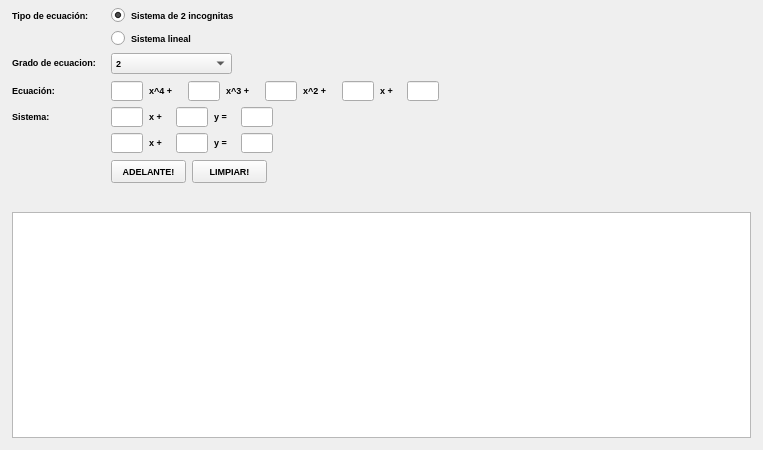
<?xml version="1.0" encoding="UTF-8"?>
<ui version="4.0">
 <class>Form1</class>
 <widget class="QWidget" name="Form1">
  <property name="windowModality">
   <enum>Qt::NonModal</enum>
  </property>
  <property name="geometry">
   <rect>
    <x>0</x>
    <y>0</y>
    <width>763</width>
    <height>450</height>
   </rect>
  </property>
  <property name="sizePolicy">
   <sizepolicy hsizetype="Fixed" vsizetype="Fixed">
    <horstretch>0</horstretch>
    <verstretch>0</verstretch>
   </sizepolicy>
  </property>
  <property name="font">
   <font>
    <pointsize>7</pointsize>
    <weight>75</weight>
    <bold>true</bold>
   </font>
  </property>
  <property name="contextMenuPolicy">
   <enum>Qt::DefaultContextMenu</enum>
  </property>
  <property name="acceptDrops">
   <bool>false</bool>
  </property>
  <property name="windowTitle">
   <string>Solucionador de Ecuaciones</string>
  </property>
  <widget class="QRadioButton" name="radio1">
   <property name="geometry">
    <rect>
     <x>111</x>
     <y>7</y>
     <width>137</width>
     <height>17</height>
    </rect>
   </property>
   <property name="sizePolicy">
    <sizepolicy hsizetype="Fixed" vsizetype="Fixed">
     <horstretch>0</horstretch>
     <verstretch>0</verstretch>
    </sizepolicy>
   </property>
   <property name="text">
    <string>Sistema de 2 incognitas</string>
   </property>
   <property name="checked">
    <bool>true</bool>
   </property>
  </widget>
  <widget class="QRadioButton" name="radio2">
   <property name="geometry">
    <rect>
     <x>111</x>
     <y>30</y>
     <width>89</width>
     <height>17</height>
    </rect>
   </property>
   <property name="sizePolicy">
    <sizepolicy hsizetype="Fixed" vsizetype="Fixed">
     <horstretch>0</horstretch>
     <verstretch>0</verstretch>
    </sizepolicy>
   </property>
   <property name="text">
    <string>Sistema lineal</string>
   </property>
  </widget>
  <widget class="QLabel" name="etiqueta1">
   <property name="geometry">
    <rect>
     <x>12</x>
     <y>9</y>
     <width>93</width>
     <height>13</height>
    </rect>
   </property>
   <property name="text">
    <string>Tipo de ecuación:</string>
   </property>
  </widget>
  <widget class="QLabel" name="etiqueta2">
   <property name="geometry">
    <rect>
     <x>12</x>
     <y>56</y>
     <width>101</width>
     <height>13</height>
    </rect>
   </property>
   <property name="text">
    <string>Grado de ecuacion:</string>
   </property>
  </widget>
  <widget class="QComboBox" name="comboBox">
   <property name="geometry">
    <rect>
     <x>111</x>
     <y>53</y>
     <width>121</width>
     <height>21</height>
    </rect>
   </property>
   <item>
    <property name="text">
     <string>2</string>
    </property>
   </item>
   <item>
    <property name="text">
     <string>3</string>
    </property>
   </item>
   <item>
    <property name="text">
     <string>4</string>
    </property>
   </item>
  </widget>
  <widget class="QLabel" name="etiqueta3">
   <property name="geometry">
    <rect>
     <x>149</x>
     <y>84</y>
     <width>33</width>
     <height>13</height>
    </rect>
   </property>
   <property name="text">
    <string>x^4 +</string>
   </property>
  </widget>
  <widget class="QLineEdit" name="cuarto">
   <property name="geometry">
    <rect>
     <x>111</x>
     <y>81</y>
     <width>32</width>
     <height>20</height>
    </rect>
   </property>
  </widget>
  <widget class="QLineEdit" name="tercero">
   <property name="geometry">
    <rect>
     <x>188</x>
     <y>81</y>
     <width>32</width>
     <height>20</height>
    </rect>
   </property>
  </widget>
  <widget class="QLineEdit" name="segundo">
   <property name="geometry">
    <rect>
     <x>265</x>
     <y>81</y>
     <width>32</width>
     <height>20</height>
    </rect>
   </property>
  </widget>
  <widget class="QLineEdit" name="primero">
   <property name="geometry">
    <rect>
     <x>342</x>
     <y>81</y>
     <width>32</width>
     <height>20</height>
    </rect>
   </property>
  </widget>
  <widget class="QLineEdit" name="ultimo">
   <property name="geometry">
    <rect>
     <x>407</x>
     <y>81</y>
     <width>32</width>
     <height>20</height>
    </rect>
   </property>
  </widget>
  <widget class="QLabel" name="etiqueta4">
   <property name="geometry">
    <rect>
     <x>226</x>
     <y>84</y>
     <width>33</width>
     <height>13</height>
    </rect>
   </property>
   <property name="text">
    <string>x^3 +</string>
   </property>
  </widget>
  <widget class="QLabel" name="etiqueta5">
   <property name="geometry">
    <rect>
     <x>303</x>
     <y>84</y>
     <width>33</width>
     <height>13</height>
    </rect>
   </property>
   <property name="text">
    <string>x^2 +</string>
   </property>
  </widget>
  <widget class="QLabel" name="etiqueta6">
   <property name="geometry">
    <rect>
     <x>380</x>
     <y>84</y>
     <width>33</width>
     <height>13</height>
    </rect>
   </property>
   <property name="text">
    <string>x +</string>
   </property>
  </widget>
  <widget class="QLabel" name="etiqueta7">
   <property name="geometry">
    <rect>
     <x>12</x>
     <y>84</y>
     <width>55</width>
     <height>13</height>
    </rect>
   </property>
   <property name="text">
    <string>Ecuación:</string>
   </property>
  </widget>
  <widget class="QLabel" name="etiqueta8">
   <property name="geometry">
    <rect>
     <x>12</x>
     <y>110</y>
     <width>47</width>
     <height>13</height>
    </rect>
   </property>
   <property name="text">
    <string>Sistema:</string>
   </property>
  </widget>
  <widget class="QLineEdit" name="x1">
   <property name="geometry">
    <rect>
     <x>111</x>
     <y>107</y>
     <width>32</width>
     <height>20</height>
    </rect>
   </property>
  </widget>
  <widget class="QLineEdit" name="y1">
   <property name="geometry">
    <rect>
     <x>176</x>
     <y>107</y>
     <width>32</width>
     <height>20</height>
    </rect>
   </property>
  </widget>
  <widget class="QLineEdit" name="c1">
   <property name="geometry">
    <rect>
     <x>241</x>
     <y>107</y>
     <width>32</width>
     <height>20</height>
    </rect>
   </property>
  </widget>
  <widget class="QLineEdit" name="x2">
   <property name="geometry">
    <rect>
     <x>111</x>
     <y>133</y>
     <width>32</width>
     <height>20</height>
    </rect>
   </property>
  </widget>
  <widget class="QLineEdit" name="y2">
   <property name="geometry">
    <rect>
     <x>176</x>
     <y>133</y>
     <width>32</width>
     <height>20</height>
    </rect>
   </property>
  </widget>
  <widget class="QLineEdit" name="c2">
   <property name="geometry">
    <rect>
     <x>241</x>
     <y>133</y>
     <width>32</width>
     <height>20</height>
    </rect>
   </property>
  </widget>
  <widget class="QLabel" name="etiqueta9">
   <property name="geometry">
    <rect>
     <x>149</x>
     <y>110</y>
     <width>33</width>
     <height>13</height>
    </rect>
   </property>
   <property name="text">
    <string>x +</string>
   </property>
  </widget>
  <widget class="QLabel" name="etiqueta10">
   <property name="geometry">
    <rect>
     <x>214</x>
     <y>110</y>
     <width>33</width>
     <height>13</height>
    </rect>
   </property>
   <property name="text">
    <string>y =</string>
   </property>
  </widget>
  <widget class="QLabel" name="etiqueta11">
   <property name="geometry">
    <rect>
     <x>149</x>
     <y>136</y>
     <width>33</width>
     <height>13</height>
    </rect>
   </property>
   <property name="text">
    <string>x +</string>
   </property>
  </widget>
  <widget class="QLabel" name="etiqueta12">
   <property name="geometry">
    <rect>
     <x>214</x>
     <y>136</y>
     <width>33</width>
     <height>13</height>
    </rect>
   </property>
   <property name="text">
    <string>y =</string>
   </property>
  </widget>
  <widget class="QPushButton" name="button1">
   <property name="geometry">
    <rect>
     <x>111</x>
     <y>160</y>
     <width>75</width>
     <height>23</height>
    </rect>
   </property>
   <property name="text">
    <string>ADELANTE!</string>
   </property>
  </widget>
  <widget class="QPushButton" name="button2">
   <property name="geometry">
    <rect>
     <x>192</x>
     <y>160</y>
     <width>75</width>
     <height>23</height>
    </rect>
   </property>
   <property name="text">
    <string>LIMPIAR!</string>
   </property>
  </widget>
  <widget class="QPlainTextEdit" name="consola">
   <property name="geometry">
    <rect>
     <x>12</x>
     <y>212</y>
     <width>739</width>
     <height>226</height>
    </rect>
   </property>
   <property name="horizontalScrollBarPolicy">
    <enum>Qt::ScrollBarAlwaysOff</enum>
   </property>
   <property name="sizeAdjustPolicy">
    <enum>QAbstractScrollArea::AdjustIgnored</enum>
   </property>
   <property name="readOnly">
    <bool>true</bool>
   </property>
  </widget>
 </widget>
 <resources/>
 <connections/>
</ui>
